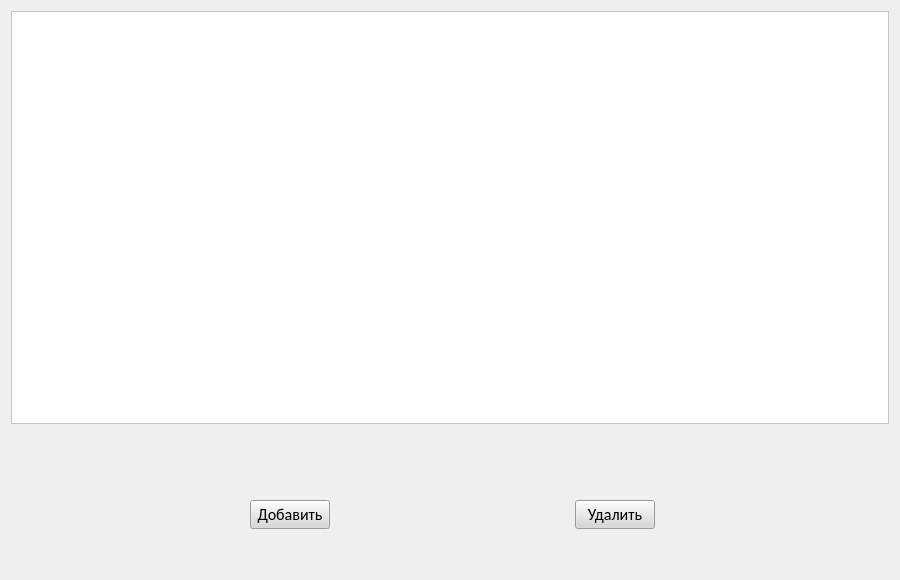
<?xml version="1.0" encoding="UTF-8"?>
<ui version="4.0">
 <class>workwindow</class>
 <widget class="QWidget" name="workwindow">
  <property name="geometry">
   <rect>
    <x>0</x>
    <y>0</y>
    <width>900</width>
    <height>580</height>
   </rect>
  </property>
  <property name="minimumSize">
   <size>
    <width>900</width>
    <height>580</height>
   </size>
  </property>
  <property name="font">
   <font>
    <family>Calibri</family>
    <pointsize>12</pointsize>
   </font>
  </property>
  <property name="windowTitle">
   <string>АРМ</string>
  </property>
  <property name="styleSheet">
   <string notr="true"/>
  </property>
  <layout class="QGridLayout" name="gridLayout">
   <item row="2" column="0">
    <spacer name="horizontalSpacer">
     <property name="orientation">
      <enum>Qt::Horizontal</enum>
     </property>
     <property name="sizeHint" stdset="0">
      <size>
       <width>233</width>
       <height>20</height>
      </size>
     </property>
    </spacer>
   </item>
   <item row="4" column="1">
    <spacer name="verticalSpacer_3">
     <property name="orientation">
      <enum>Qt::Vertical</enum>
     </property>
     <property name="sizeType">
      <enum>QSizePolicy::Maximum</enum>
     </property>
     <property name="sizeHint" stdset="0">
      <size>
       <width>20</width>
       <height>40</height>
      </size>
     </property>
    </spacer>
   </item>
   <item row="2" column="1">
    <widget class="QPushButton" name="AddButton">
     <property name="styleSheet">
      <string notr="true">background-color:#D7D7D7;</string>
     </property>
     <property name="text">
      <string>Добавить</string>
     </property>
    </widget>
   </item>
   <item row="1" column="1">
    <spacer name="verticalSpacer">
     <property name="orientation">
      <enum>Qt::Vertical</enum>
     </property>
     <property name="sizeType">
      <enum>QSizePolicy::Maximum</enum>
     </property>
     <property name="sizeHint" stdset="0">
      <size>
       <width>20</width>
       <height>70</height>
      </size>
     </property>
    </spacer>
   </item>
   <item row="1" column="3">
    <spacer name="verticalSpacer_2">
     <property name="orientation">
      <enum>Qt::Vertical</enum>
     </property>
     <property name="sizeType">
      <enum>QSizePolicy::Maximum</enum>
     </property>
     <property name="sizeHint" stdset="0">
      <size>
       <width>20</width>
       <height>70</height>
      </size>
     </property>
    </spacer>
   </item>
   <item row="2" column="3">
    <widget class="QPushButton" name="DeleteButton">
     <property name="styleSheet">
      <string notr="true">background-color:#D7D7D7;</string>
     </property>
     <property name="text">
      <string>Удалить</string>
     </property>
    </widget>
   </item>
   <item row="4" column="3">
    <spacer name="verticalSpacer_4">
     <property name="orientation">
      <enum>Qt::Vertical</enum>
     </property>
     <property name="sizeType">
      <enum>QSizePolicy::Maximum</enum>
     </property>
     <property name="sizeHint" stdset="0">
      <size>
       <width>20</width>
       <height>40</height>
      </size>
     </property>
    </spacer>
   </item>
   <item row="2" column="4">
    <spacer name="horizontalSpacer_3">
     <property name="orientation">
      <enum>Qt::Horizontal</enum>
     </property>
     <property name="sizeHint" stdset="0">
      <size>
       <width>213</width>
       <height>20</height>
      </size>
     </property>
    </spacer>
   </item>
   <item row="2" column="2">
    <spacer name="horizontalSpacer_2">
     <property name="orientation">
      <enum>Qt::Horizontal</enum>
     </property>
     <property name="sizeHint" stdset="0">
      <size>
       <width>233</width>
       <height>20</height>
      </size>
     </property>
    </spacer>
   </item>
   <item row="0" column="0" colspan="5">
    <widget class="QTableView" name="tableView">
     <property name="styleSheet">
      <string notr="true">background-color: #FFF;</string>
     </property>
    </widget>
   </item>
  </layout>
 </widget>
 <resources/>
 <connections/>
</ui>
